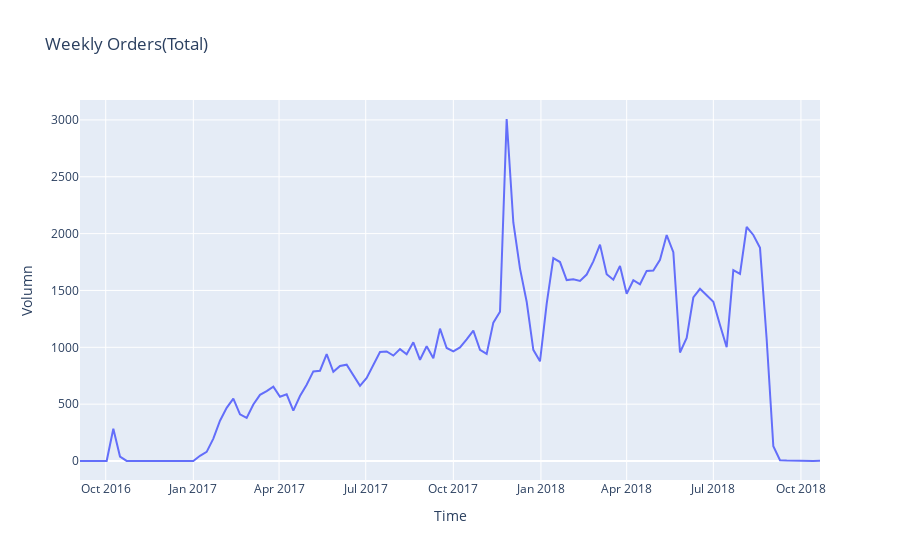

Write notebook code for a chart like this one.
### Code cell
total = pd.DataFrame(orders_time.resample('W').count()['order_id'])
plot_weekly_orders("Total", total, x=total.index, y="order_id")
